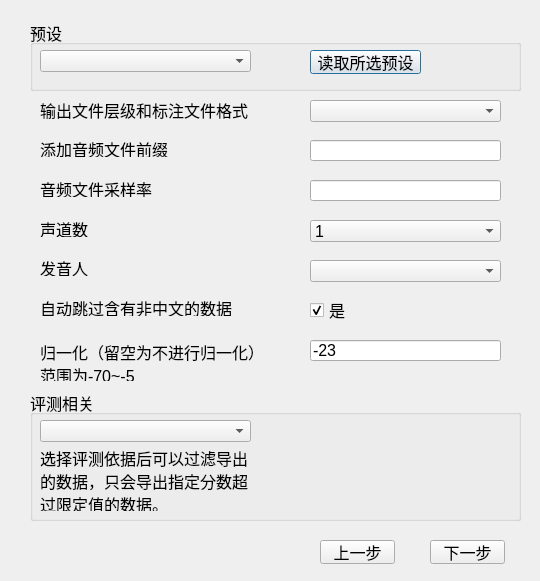
<?xml version="1.0" encoding="UTF-8"?>
<ui version="4.0">
 <class>OutPutSpeakerDialog</class>
 <widget class="QDialog" name="OutPutSpeakerDialog">
  <property name="geometry">
   <rect>
    <x>0</x>
    <y>0</y>
    <width>540</width>
    <height>581</height>
   </rect>
  </property>
  <property name="font">
   <font>
    <pointsize>12</pointsize>
   </font>
  </property>
  <property name="windowTitle">
   <string>导出数据集</string>
  </property>
  <widget class="QStackedWidget" name="stackedWidget">
   <property name="geometry">
    <rect>
     <x>20</x>
     <y>10</y>
     <width>511</width>
     <height>371</height>
    </rect>
   </property>
   <property name="currentIndex">
    <number>0</number>
   </property>
   <widget class="QWidget" name="page">
    <widget class="QLabel" name="label_2">
     <property name="geometry">
      <rect>
       <x>20</x>
       <y>131</y>
       <width>131</width>
       <height>16</height>
      </rect>
     </property>
     <property name="text">
      <string>添加音频文件前缀</string>
     </property>
    </widget>
    <widget class="QLineEdit" name="lineEdit_sample_rate">
     <property name="geometry">
      <rect>
       <x>290</x>
       <y>170</y>
       <width>191</width>
       <height>21</height>
      </rect>
     </property>
     <property name="text">
      <string/>
     </property>
    </widget>
    <widget class="QComboBox" name="comboBox_geshi">
     <property name="geometry">
      <rect>
       <x>290</x>
       <y>90</y>
       <width>191</width>
       <height>22</height>
      </rect>
     </property>
    </widget>
    <widget class="QLabel" name="label_3">
     <property name="geometry">
      <rect>
       <x>20</x>
       <y>171</y>
       <width>131</width>
       <height>16</height>
      </rect>
     </property>
     <property name="text">
      <string>音频文件采样率</string>
     </property>
    </widget>
    <widget class="QLabel" name="label">
     <property name="geometry">
      <rect>
       <x>20</x>
       <y>90</y>
       <width>221</width>
       <height>20</height>
      </rect>
     </property>
     <property name="text">
      <string>输出文件层级和标注文件格式</string>
     </property>
    </widget>
    <widget class="QLineEdit" name="lineEdit_qianzhui">
     <property name="geometry">
      <rect>
       <x>290</x>
       <y>130</y>
       <width>191</width>
       <height>21</height>
      </rect>
     </property>
     <property name="text">
      <string/>
     </property>
    </widget>
    <widget class="QLabel" name="label_9">
     <property name="geometry">
      <rect>
       <x>20</x>
       <y>250</y>
       <width>131</width>
       <height>16</height>
      </rect>
     </property>
     <property name="text">
      <string>发音人</string>
     </property>
    </widget>
    <widget class="QComboBox" name="comboBox_speaker">
     <property name="geometry">
      <rect>
       <x>290</x>
       <y>250</y>
       <width>191</width>
       <height>22</height>
      </rect>
     </property>
    </widget>
    <widget class="QGroupBox" name="groupBox_2">
     <property name="geometry">
      <rect>
       <x>10</x>
       <y>10</y>
       <width>491</width>
       <height>71</height>
      </rect>
     </property>
     <property name="title">
      <string>预设</string>
     </property>
     <widget class="QPushButton" name="pushButton_read_preinstall">
      <property name="geometry">
       <rect>
        <x>280</x>
        <y>30</y>
        <width>111</width>
        <height>24</height>
       </rect>
      </property>
      <property name="font">
       <font>
        <pointsize>12</pointsize>
       </font>
      </property>
      <property name="text">
       <string>读取所选预设</string>
      </property>
     </widget>
     <widget class="QComboBox" name="comboBox_preinstall">
      <property name="geometry">
       <rect>
        <x>10</x>
        <y>30</y>
        <width>211</width>
        <height>22</height>
       </rect>
      </property>
     </widget>
    </widget>
    <widget class="QLabel" name="label_4">
     <property name="geometry">
      <rect>
       <x>20</x>
       <y>211</y>
       <width>131</width>
       <height>16</height>
      </rect>
     </property>
     <property name="text">
      <string>声道数</string>
     </property>
    </widget>
    <widget class="QComboBox" name="comboBox_channel">
     <property name="geometry">
      <rect>
       <x>290</x>
       <y>210</y>
       <width>191</width>
       <height>22</height>
      </rect>
     </property>
     <item>
      <property name="text">
       <string>1</string>
      </property>
     </item>
     <item>
      <property name="text">
       <string>2</string>
      </property>
     </item>
    </widget>
    <widget class="QCheckBox" name="checkBox_auto_skip">
     <property name="geometry">
      <rect>
       <x>290</x>
       <y>290</y>
       <width>111</width>
       <height>20</height>
      </rect>
     </property>
     <property name="text">
      <string>是</string>
     </property>
     <property name="checked">
      <bool>true</bool>
     </property>
    </widget>
    <widget class="QLabel" name="label_5">
     <property name="geometry">
      <rect>
       <x>20</x>
       <y>290</y>
       <width>201</width>
       <height>16</height>
      </rect>
     </property>
     <property name="text">
      <string>自动跳过含有非中文的数据</string>
     </property>
    </widget>
    <widget class="QLabel" name="label_guiyihua">
     <property name="geometry">
      <rect>
       <x>20</x>
       <y>330</y>
       <width>261</width>
       <height>41</height>
      </rect>
     </property>
     <property name="text">
      <string>归一化（留空为不进行归一化）
范围为-70~-5</string>
     </property>
     <property name="alignment">
      <set>Qt::AlignLeading|Qt::AlignLeft|Qt::AlignTop</set>
     </property>
    </widget>
    <widget class="QLineEdit" name="lineEdit_guiyihua">
     <property name="geometry">
      <rect>
       <x>290</x>
       <y>330</y>
       <width>191</width>
       <height>21</height>
      </rect>
     </property>
     <property name="text">
      <string>-23</string>
     </property>
    </widget>
   </widget>
   <widget class="QWidget" name="page_2">
    <widget class="QGroupBox" name="groupBox">
     <property name="geometry">
      <rect>
       <x>0</x>
       <y>30</y>
       <width>501</width>
       <height>231</height>
      </rect>
     </property>
     <property name="title">
      <string>预览</string>
     </property>
     <widget class="QLabel" name="label_cengji">
      <property name="geometry">
       <rect>
        <x>10</x>
        <y>50</y>
        <width>231</width>
        <height>141</height>
       </rect>
      </property>
      <property name="text">
       <string>sounds
    - 1.wav
    - 2.wav
    ......
labels.txt</string>
      </property>
      <property name="alignment">
       <set>Qt::AlignLeading|Qt::AlignLeft|Qt::AlignTop</set>
      </property>
     </widget>
     <widget class="QLabel" name="label_geshi">
      <property name="geometry">
       <rect>
        <x>260</x>
        <y>50</y>
        <width>231</width>
        <height>141</height>
       </rect>
      </property>
      <property name="text">
       <string>1.wav|你好世界
2.wav|世界你好
......</string>
      </property>
      <property name="alignment">
       <set>Qt::AlignLeading|Qt::AlignLeft|Qt::AlignTop</set>
      </property>
     </widget>
     <widget class="QLabel" name="label_6">
      <property name="geometry">
       <rect>
        <x>10</x>
        <y>26</y>
        <width>151</width>
        <height>16</height>
       </rect>
      </property>
      <property name="font">
       <font>
        <pointsize>12</pointsize>
        <bold>true</bold>
       </font>
      </property>
      <property name="text">
       <string>文件层级：</string>
      </property>
     </widget>
     <widget class="QLabel" name="label_7">
      <property name="geometry">
       <rect>
        <x>260</x>
        <y>26</y>
        <width>151</width>
        <height>16</height>
       </rect>
      </property>
      <property name="font">
       <font>
        <pointsize>12</pointsize>
        <bold>true</bold>
       </font>
      </property>
      <property name="text">
       <string>标注文件内容：</string>
      </property>
     </widget>
     <widget class="QLabel" name="label_8">
      <property name="geometry">
       <rect>
        <x>10</x>
        <y>200</y>
        <width>141</width>
        <height>20</height>
       </rect>
      </property>
      <property name="text">
       <string>预计导出文件数量：</string>
      </property>
     </widget>
     <widget class="QLabel" name="label_file_num">
      <property name="geometry">
       <rect>
        <x>160</x>
        <y>200</y>
        <width>151</width>
        <height>20</height>
       </rect>
      </property>
      <property name="text">
       <string/>
      </property>
     </widget>
    </widget>
   </widget>
  </widget>
  <widget class="QPushButton" name="pushButton_next">
   <property name="geometry">
    <rect>
     <x>430</x>
     <y>540</y>
     <width>75</width>
     <height>24</height>
    </rect>
   </property>
   <property name="text">
    <string>下一步</string>
   </property>
  </widget>
  <widget class="QPushButton" name="pushButton_back">
   <property name="geometry">
    <rect>
     <x>320</x>
     <y>540</y>
     <width>75</width>
     <height>24</height>
    </rect>
   </property>
   <property name="text">
    <string>上一步</string>
   </property>
  </widget>
  <widget class="QLabel" name="label_error">
   <property name="geometry">
    <rect>
     <x>40</x>
     <y>520</y>
     <width>271</width>
     <height>16</height>
    </rect>
   </property>
   <property name="font">
    <font>
     <pointsize>12</pointsize>
    </font>
   </property>
   <property name="styleSheet">
    <string notr="true">color:red</string>
   </property>
   <property name="text">
    <string/>
   </property>
  </widget>
  <widget class="QGroupBox" name="groupBox_3">
   <property name="geometry">
    <rect>
     <x>30</x>
     <y>390</y>
     <width>491</width>
     <height>131</height>
    </rect>
   </property>
   <property name="title">
    <string>评测相关</string>
   </property>
   <widget class="QComboBox" name="comboBox_pingce">
    <property name="geometry">
     <rect>
      <x>10</x>
      <y>30</y>
      <width>211</width>
      <height>22</height>
     </rect>
    </property>
    <property name="placeholderText">
     <string/>
    </property>
   </widget>
   <widget class="QWidget" name="horizontalLayoutWidget">
    <property name="geometry">
     <rect>
      <x>240</x>
      <y>20</y>
      <width>241</width>
      <height>101</height>
     </rect>
    </property>
    <layout class="QHBoxLayout" name="horizontalLayout">
     <item>
      <layout class="QVBoxLayout" name="verticalLayout_left"/>
     </item>
     <item>
      <layout class="QVBoxLayout" name="verticalLayout_right"/>
     </item>
    </layout>
   </widget>
   <widget class="QLabel" name="label_10">
    <property name="geometry">
     <rect>
      <x>10</x>
      <y>60</y>
      <width>211</width>
      <height>61</height>
     </rect>
    </property>
    <property name="text">
     <string>选择评测依据后可以过滤导出的数据，只会导出指定分数超过限定值的数据。</string>
    </property>
    <property name="wordWrap">
     <bool>true</bool>
    </property>
   </widget>
  </widget>
 </widget>
 <resources/>
 <connections/>
</ui>
